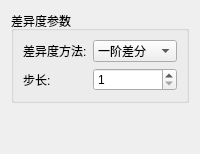
            <widget class="QWidget" name="smallThermalDifferencePage">
             <layout class="QVBoxLayout" name="smallThermalDifferenceLayout">
              <item>
               <widget class="QGroupBox" name="smallThermalDifferenceParamsGroup">
                <property name="title">
                 <string>差异度参数</string>
                </property>
                <layout class="QFormLayout" name="smallThermalDifferenceParamsLayout">
                 <item row="0" column="0">
                  <widget class="QLabel" name="smallThermalDifferenceMethodLabel">
                   <property name="text">
                    <string>差异度方法:</string>
                   </property>
                  </widget>
                 </item>
                 <item row="0" column="1">
                  <widget class="QComboBox" name="smallThermalDifferenceMethodComboBox">
                   <item>
                    <property name="text">
                     <string>一阶差分</string>
                    </property>
                   </item>
                   <item>
                    <property name="text">
                     <string>二阶差分</string>
                    </property>
                   </item>
                  </widget>
                 </item>
                 <item row="1" column="0">
                  <widget class="QLabel" name="smallThermalDifferenceStepLabel">
                   <property name="text">
                    <string>步长:</string>
                   </property>
                  </widget>
                 </item>
                 <item row="1" column="1">
                  <widget class="QSpinBox" name="smallThermalDifferenceStepSpinBox">
                   <property name="minimum">
                    <number>1</number>
                   </property>
                   <property name="maximum">
                    <number>10</number>
                   </property>
                   <property name="value">
                    <number>1</number>
                   </property>
                  </widget>
                 </item>
                </layout>
               </widget>
              </item>
              <item>
               <spacer name="smallThermalDifferenceSpacer">
                <property name="orientation">
                 <enum>Qt::Vertical</enum>
                </property>
                <property name="sizeHint" stdset="0">
                 <size>
                  <width>20</width>
                  <height>40</height>
                 </size>
                </property>
               </spacer>
              </item>
             </layout>
            </widget>
